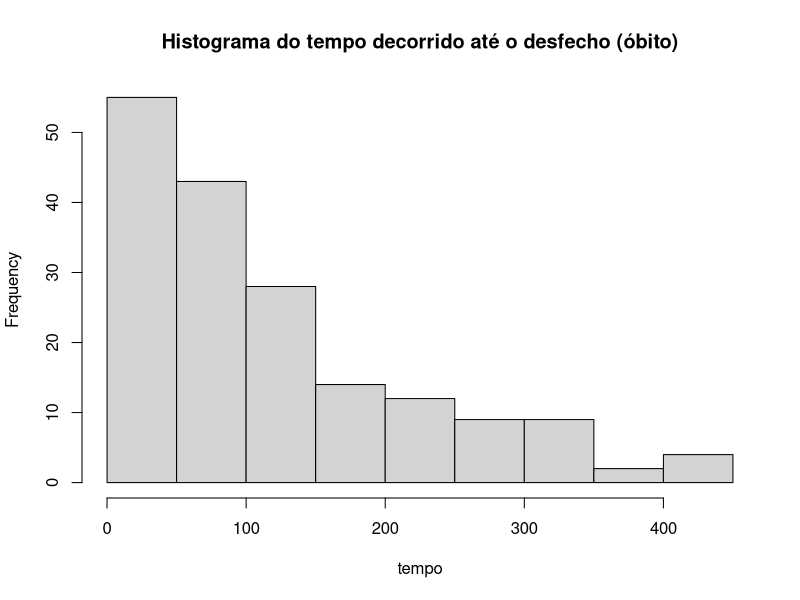
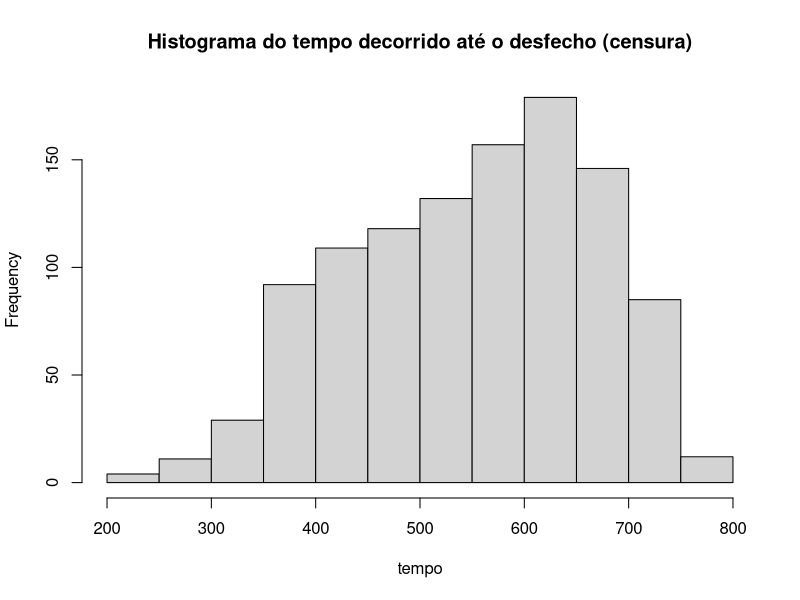

Write the R code that produced these figures, in order.
#Aula01-inca.R
#Minicurso - Análise de sobrevivência
#Universidade federal fluminense
#Instituto de matemática e estatística
#Bacharelado em estatística
#Minicurso: Análise de sobrevivência
#Semestre 2024.1
#Professora: Núbia Carla
#Programadores: Pedro Frazão Dutra e Lucas Oliveira
## Carregamento dos pacotes necessários ##
require(tidyverse)
require(survival)

## Carregamentos dos dados ##
inca <- read.csv2(file = "inca.csv")

## Renomeação de variáveis ##
inca1 <- inca |> rename(inicio = DATAINITRT,
                        fim = DATAOBITO)

## Transformando colunas em data ##
inca1 <- inca1 |> 
  mutate(
    inicio = as.Date(inicio, format = "%d/%m/%Y"),
    fim = as.Date(fim, format = "%d/%m/%Y")
  )

## Criando variável status ##
inca1 <- inca1 |> mutate(status = ifelse(is.na(fim),0,1))
  

## Trocando NA's pela data de terminação do estudo ##
inca1 <- inca1 |> mutate(fim = if_else(is.na(fim), as.Date("2023-02-23"), fim))

## Criando variável tempo ##
inca1 <- inca1 |> 
  mutate(tempo = as.numeric(fim - inicio))

## Histograma do tempo decorrido até o óbito
hist(inca1$tempo[inca1$status == 1], 
     main="Histograma do tempo decorrido até o desfecho (óbito)", 
     xlab="tempo")

## Histograma do tempo decorrido até a censura
hist(inca1$tempo[inca1$status == 0], 
     main="Histograma do tempo decorrido até o desfecho (censura)", 
     xlab="tempo")
